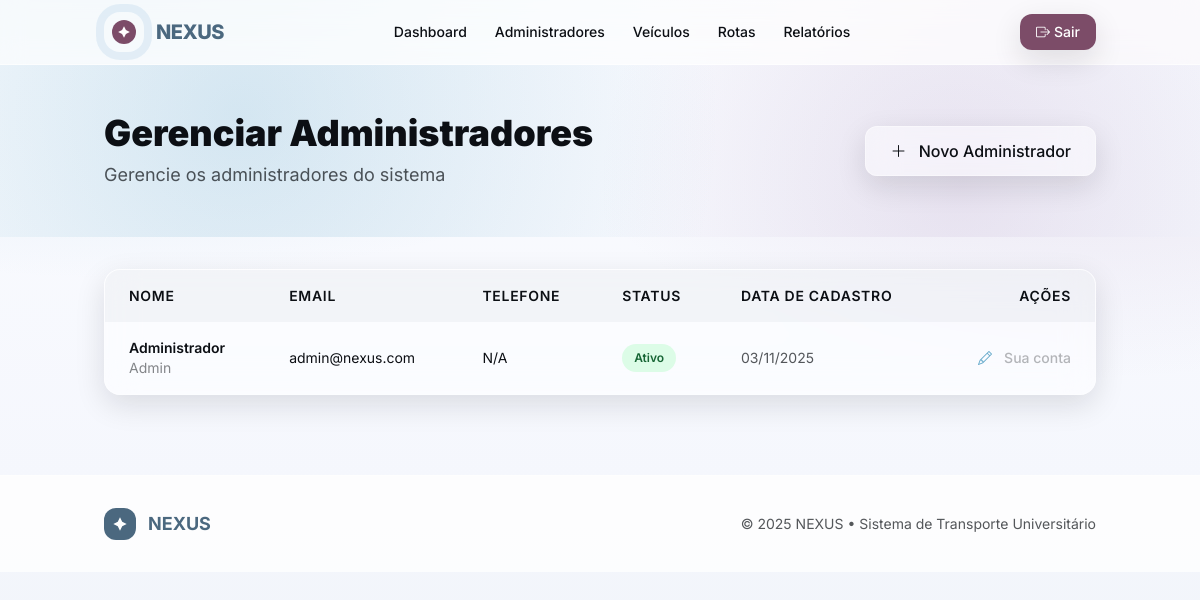
Page /manager/users (signed in) on the earlier database version.
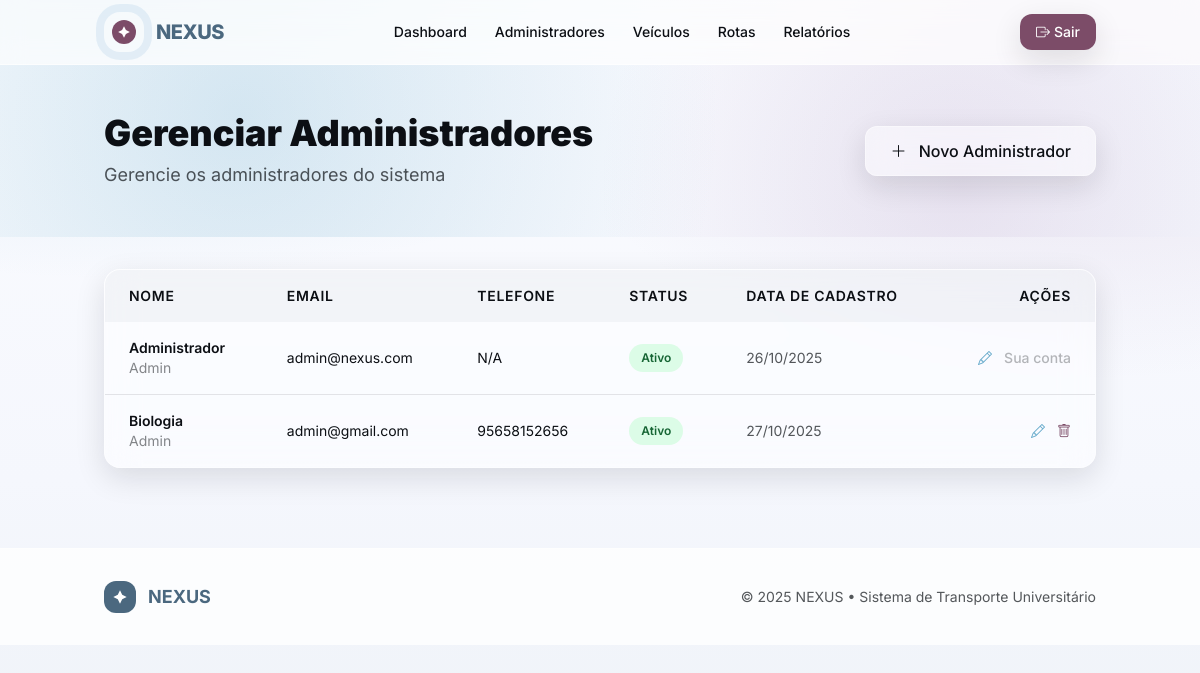
Same page on the later database version.
### tables this page shows
CREATE TABLE `users` (
  `id` int(11) NOT NULL,
  `name` varchar(100) NOT NULL,
  `email` varchar(100) NOT NULL,
  `matricula` varchar(20) DEFAULT NULL,
  `curso` varchar(50) DEFAULT NULL,
  `phone` varchar(15) DEFAULT NULL,
  `address` varchar(200) DEFAULT NULL,
  `emergency_contact` varchar(15) DEFAULT NULL,
  `password_hash` varchar(255) NOT NULL,
  `user_type` enum('student','driver','admin') NOT NULL,
  `profile_photo` varchar(255) DEFAULT NULL,
  `email_verified` tinyint(1) DEFAULT 0,
  `active` tinyint(1) DEFAULT 1,
  `created_at` timestamp NOT NULL DEFAULT current_timestamp(),
  `updated_at` timestamp NOT NULL DEFAULT current_timestamp() ON UPDATE current_timestamp(),
  `last_login` timestamp NULL DEFAULT NULL
);

### app/controllers/UserController.php (called while the page is built, shortened)
<?php
class UserController extends BaseController {
    public function index() {
        $users = $this->getAllUsers();
        $this->renderView('manager/users/index', [
            'users' => $users
        ]);
    }
    private function getAllUsers() {
        $db = new Database();
        $sql = "SELECT u.*,
                       CASE WHEN u.active = 1 THEN 'active' ELSE 'inactive' END as status
                FROM users u
                WHERE u.user_type = 'admin'
                ORDER BY u.name";
        $stmt = $db->executeQuery($sql);
        return $db->fetchAll($stmt);
    }
    private function renderView($view, $data = []) {
        extract($data);
        $viewPath = "app/views/{$view}.php";
        require_once $viewPath;
    }
}
?>

### index.php (called while the page is built, shortened)
<?php
require_once 'app/core/Router.php';
require_once 'app/controllers/UserController.php';
$router = new Router();
$router->addRoute('GET', '/', 'HomeController@about');
$router->addRoute('GET', '/home/about', 'HomeController@about');
$router->addRoute('GET', '/login', 'AuthController@login');
$router->addRoute('POST', '/login', 'AuthController@login');
$router->addRoute('GET', '/register', 'AuthController@register');
$router->addRoute('POST', '/register', 'AuthController@register');
$router->addRoute('GET', '/logout', 'AuthController@logout');
$router->addRoute('GET', '/dashboard', 'DashboardController@index');
$router->addRoute('GET', '/student/reservations', 'StudentController@reservations');
$router->addRoute('POST', '/student/reservations', 'StudentController@reservations');
$router->addRoute('POST', '/student/cancel-reservation', 'StudentController@cancelReservation');
$router->addRoute('GET', '/student/profile', 'StudentController@profile');
$router->addRoute('GET', '/student/digital-card', 'StudentController@digitalCard');
$router->addRoute('GET', '/manager/vehicles', 'VehicleController@index');
$router->addRoute('GET', '/manager/vehicles/create', 'VehicleController@create');
$router->addRoute('POST', '/manager/vehicles', 'VehicleController@store');
$router->addRoute('GET', '/manager/vehicles/edit/{id}', 'VehicleController@edit');
$router->addRoute('POST', '/manager/vehicles/update/{id}', 'VehicleController@update');
$router->addRoute('POST', '/manager/vehicles/delete/{id}', 'VehicleController@delete');
$router->addRoute('GET', '/manager/routes', 'RouteController@index');
$router->addRoute('GET', '/manager/routes/create', 'RouteController@create');
$router->addRoute('POST', '/manager/routes', 'RouteController@store');
$router->addRoute('GET', '/manager/routes/edit/{id}', 'RouteController@edit');
$router->addRoute('POST', '/manager/routes/update/{id}', 'RouteController@update');
$router->addRoute('POST', '/manager/routes/delete/{id}', 'RouteController@delete');
$router->addRoute('GET', '/manager/users', 'UserController@index');
$router->addRoute('GET', '/manager/users/create', 'UserController@create');
$router->addRoute('POST', '/manager/users', 'UserController@store');
$router->addRoute('GET', '/manager/users/edit/{id}', 'UserController@edit');
$router->addRoute('POST', '/manager/users/update/{id}', 'UserController@update');
$router->addRoute('POST', '/manager/users/delete/{id}', 'UserController@delete');
$router->addRoute('GET', '/driver/scan/checkin', 'DriverController@checkin');
$router->addRoute('POST', '/driver/scan/checkin', 'DriverController@checkin');
$router->addRoute('GET', '/driver/definition/vehicle', 'DriverController@selectVehicle');
$router->addRoute('POST', '/driver/definition/vehicle', 'DriverController@selectVehicle');
$router->addRoute('GET', '/driver/passengers', 'DriverController@passengersByRoute');
$router->addRoute('GET', '/driver/definition/routes', 'DriverController@manageRoutes');
$router->addRoute('POST', '/driver/definition/routes', 'DriverController@manageRoutes');
$router->addRoute('GET', '/driver/reports/attendance-report', 'DriverController@attendanceReport');
$router->addRoute('GET', '/driver/communication', 'DriverController@communication');
$router->addRoute('GET', '/driver/definition/profile', 'DriverController@profile');
$router->addRoute('POST', '/driver/definition/profile', 'DriverController@profile');
$router->addRoute('GET', '/driver/definition/requests', 'DriverController@requests');
$router->addRoute('POST', '/driver/definition/requests', 'DriverController@requests');
$router->addRoute('GET', '/driver/reports/import', 'DriverController@importReservations');
$router->addRoute('POST', '/driver/reports/import', 'DriverController@importReservations');
$router->addRoute('GET', '/driver/definition/return-routes', 'DriverController@setReturnRoute');
$router->addRoute('POST', '/driver/definition/return-routes', 'DriverController@setReturnRoute');
$router->addRoute('GET', '/driver/reports/export', 'DriverController@exportReports');
$router->addRoute('GET', '/student/definition/reservations', 'StudentController@reservations');
$router->addRoute('POST', '/student/definition/reservations', 'StudentController@reservations');
$router->addRoute('POST', '/student/definition/cancel-reservation', 'StudentController@cancelReservation');
$router->addRoute('GET', '/student/definition/profile', 'StudentController@profile');
$router->addRoute('POST', '/student/definition/profile', 'StudentController@profile');
$router->addRoute('GET', '/student/card/digital-card', 'StudentController@digitalCard');
$router->addRoute('GET', '/student/definition/return-routes', 'StudentController@returnRoutes');
$router->dispatch();
?>

### app/config/database.php (called while the page is built)
<?php
class DatabaseConfig {
    private static $host = 'localhost';
    private static $dbname = 'nexus';
    private static $username = 'root';
    private static $password = '';
    public static function getConnection() {
        try {
            $conn = new PDO(
                "mysql:host=" . self::$host . ";dbname=" . self::$dbname . ";charset=utf8",
                self::$username,
                self::$password,
                [
                    PDO::ATTR_ERRMODE => PDO::ERRMODE_EXCEPTION,
                    PDO::ATTR_DEFAULT_FETCH_MODE => PDO::FETCH_ASSOC
                ]
            );
            return $conn;
        } catch (PDOException $e) {
            die("Erro de conexão: " . $e->getMessage());
        }
    }
}
?>

### app/models/Database.php (called while the page is built, shortened)
<?php
require_once __DIR__ . '/../config/database.php';
class Database {
    protected $conn;
    public function __construct() {
        $this->conn = DatabaseConfig::getConnection();
    }
    public function executeQuery($sql, $params = []) {
        $stmt = $this->conn->prepare($sql);
        $stmt->execute($params);
        return $stmt;
    }
    public function fetchAll($stmt) {
        return $stmt->fetchAll(PDO::FETCH_ASSOC);
    }
    public function __destruct() {
        $this->conn = null;
    }
}
?>

### app/views/manager/users/index.php (the view, shortened to what the rows shown need)
<?php require_once __DIR__ . '/../../layouts/header.php'; ?>
<section class="gradient-hero py-12">
    <div class="container mx-auto px-4">
        <div class="flex flex-col md:flex-row justify-between items-start md:items-center gap-6">
            <div>
                <h1 class="text-3xl md:text-4xl font-black text-nexus-ink mb-2">
                    Gerenciar Administradores
                </h1>
                <p class="text-nexus-ink/70 text-lg">Gerencie os administradores do sistema</p>
            </div>
            <a href="/nexus/manager/users/create" class="frost px-6 py-3 rounded-xl text-nexus-ink font-medium shadow-soft hover:shadow-glow transition-all border border-white/40">
                <i class="bi bi-plus-lg mr-2"></i> Novo Administrador
            </a>
        </div>
    </div>
</section>
<main class="container mx-auto py-8 px-4">
    <div class="frost rounded-2xl shadow-soft overflow-hidden" data-aos="fade-up">
        <div class="overflow-x-auto">
            <table class="w-full">
                <thead class="bg-nexus-a/5">
                    <tr>
                        <th class="px-6 py-4 text-left text-sm font-semibold text-nexus-ink uppercase tracking-wider">
                            Nome
                        </th>
                        <th class="px-6 py-4 text-left text-sm font-semibold text-nexus-ink uppercase tracking-wider">
                            Email
                        </th>
                        <th class="px-6 py-4 text-left text-sm font-semibold text-nexus-ink uppercase tracking-wider">
                            Telefone
                        </th>
                        <th class="px-6 py-4 text-left text-sm font-semibold text-nexus-ink uppercase tracking-wider">
                            Status
                        </th>
                        <th class="px-6 py-4 text-left text-sm font-semibold text-nexus-ink uppercase tracking-wider">
                            Data de Cadastro
                        </th>
                        <th class="px-6 py-4 text-right text-sm font-semibold text-nexus-ink uppercase tracking-wider">
                            Ações
                        </th>
                    </tr>
                </thead>
                <tbody class="divide-y divide-nexus-ink/10">
                    <?php foreach ($users as $user): ?>
                    <tr class="hover:bg-nexus-b/5 transition-colors">
                        <td class="px-6 py-4 whitespace-nowrap">
                            <div class="text-sm font-semibold text-nexus-ink">
                                <?php echo htmlspecialchars($user['name']); ?>
                            </div>
                            <div class="text-sm text-nexus-ink/50">
                                <?php echo htmlspecialchars(ucfirst($user['user_type'])); ?>
                            </div>
                        </td>
                        <td class="px-6 py-4 whitespace-nowrap">
                            <div class="text-sm text-nexus-ink">
                                <?php echo htmlspecialchars($user['email']); ?>
                            </div>
                        </td>
                        <td class="px-6 py-4 whitespace-nowrap">
                            <div class="text-sm text-nexus-ink">
                                <?php echo htmlspecialchars($user['phone'] ?? 'N/A'); ?>
                            </div>
                        </td>
                        <td class="px-6 py-4 whitespace-nowrap">
                            <span class="px-3 py-1 inline-flex text-xs leading-5 font-semibold rounded-full
                                <?php
                                $statusClass = match($user['status']) {
                                    'active' => 'bg-green-100 text-green-800',
                                    'inactive' => 'bg-red-100 text-red-800',
                                    default => 'bg-gray-100 text-gray-800'
                                };
                                echo $statusClass;
                                ?>">
                                <?php
                                $statusText = match($user['status']) {
                                    'active' => 'Ativo',
                                    'inactive' => 'Inativo',
                                    default => 'Desconhecido'
                                };
                                echo $statusText;
                                ?>
                            </span>
                        </td>
                        <td class="px-6 py-4 whitespace-nowrap text-sm text-nexus-ink/70">
                            <?php echo $user['created_at'] ? date('d/m/Y', strtotime($user['created_at'])) : 'N/A'; ?>
                        </td>
                        <td class="px-6 py-4 whitespace-nowrap text-right text-sm font-medium">
                            <div class="flex justify-end space-x-3">
                                <a href="/nexus/manager/users/edit/<?php echo $user['id']; ?>"
                                   class="text-nexus-b hover:text-nexus-a transition-colors" title="Editar">
                                    <i class="bi bi-pencil"></i>
                                </a>
                                <?php if ($user['id'] != $_SESSION['user_id']): ?>
                                <button onclick="confirmDelete(<?php echo $user['id']; ?>)"
                                        class="text-nexus-f hover:text-nexus-e transition-colors" title="Excluir">
                                    <i class="bi bi-trash"></i>
                                </button>
                                <?php else: ?>
                                <span class="text-nexus-ink/30 text-sm">Sua conta</span>
                                <?php endif; ?>
                            </div>
                        </td>
                    </tr>
                    <?php endforeach; ?>
                </tbody>
            </table>
        </div>
    </div>
</main>
<?php require_once __DIR__ . '/../../layouts/footer.php'; ?>

### app/core/Router.php (shortened to what the rows shown need)
<?php
class Router {
    private $routes = [];
    public function addRoute($method, $path, $controllerAction) {
        $this->routes[] = [
            'method' => $method,
            'path' => $path,
            'controllerAction' => $controllerAction
        ];
    }
    public function dispatch() {
        $requestMethod = $_SERVER['REQUEST_METHOD'];
        $requestUri = parse_url($_SERVER['REQUEST_URI'], PHP_URL_PATH);
        $scriptName = $_SERVER['SCRIPT_NAME'];
        $baseDir = rtrim(dirname($scriptName), '\\/');
        if ($baseDir && $baseDir !== '.') {
            if (strpos($requestUri, $baseDir) === 0) {
                $requestUri = substr($requestUri, strlen($baseDir));
            }
        }
        foreach ($this->routes as $route) {
            $pattern = preg_replace('/\{([a-zA-Z]+)\}/', '(?P<\1>[^/]+)', $route['path']);
            $pattern = '@^' . $pattern . '$@D';
            if ($route['method'] === $requestMethod && preg_match($pattern, $requestUri, $matches)) {
                list($controller, $action) = explode('@', $route['controllerAction']);
                $controllerInstance = new $controller();
                $params = array_filter($matches, function($key) {
                    return !is_numeric($key);
                }, ARRAY_FILTER_USE_KEY);
                call_user_func_array([$controllerInstance, $action], array_values($params));
                return;
            }
        }
    }
}
?>

Differences in the rows shown:
changed users "Administrador": created_at "03/11/2025" → "26/10/2025"
added users: name "Biologia", user_type "Admin", email "admin@gmail.com", phone "95658152656", statusText "Ativo", created_at "27/10/2025"
